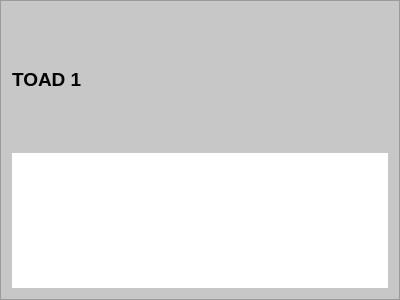
<?xml version="1.0" encoding="UTF-8"?>
<ui version="4.0">
 <class>toad_frame_1</class>
 <widget class="QFrame" name="toad_frame_1">
  <property name="geometry">
   <rect>
    <x>0</x>
    <y>0</y>
    <width>400</width>
    <height>300</height>
   </rect>
  </property>
  <property name="windowTitle">
   <string>Frame</string>
  </property>
  <property name="styleSheet">
   <string notr="true">background-color: rgb(199, 199, 199);</string>
  </property>
  <property name="frameShape">
   <enum>QFrame::StyledPanel</enum>
  </property>
  <property name="frameShadow">
   <enum>QFrame::Raised</enum>
  </property>
  <layout class="QVBoxLayout" name="verticalLayout">
   <item>
    <widget class="QLabel" name="title_label">
     <property name="font">
      <font>
       <pointsize>14</pointsize>
       <weight>75</weight>
       <bold>true</bold>
      </font>
     </property>
     <property name="text">
      <string>TOAD 1</string>
     </property>
    </widget>
   </item>
   <item>
    <widget class="toad_frame" name="widget">
     <property name="autoFillBackground">
      <bool>false</bool>
     </property>
     <property name="styleSheet">
      <string notr="true">background-color: rgb(255, 255, 255);</string>
     </property>
    </widget>
   </item>
  </layout>
 </widget>
 <customwidgets>
  <customwidget>
   <class>toad_frame</class>
   <extends>QFrame</extends>
   <header>toad_frame</header>
   <container>1</container>
  </customwidget>
 </customwidgets>
 <resources/>
 <connections/>
</ui>
